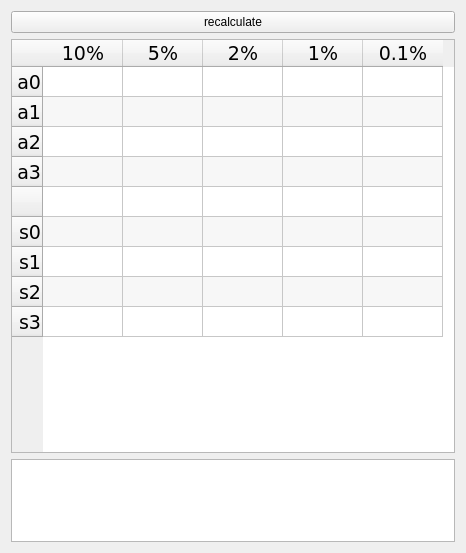
<?xml version="1.0" encoding="UTF-8"?>
<ui version="4.0">
 <class>gui2Class</class>
 <widget class="QWidget" name="gui2Class">
  <property name="geometry">
   <rect>
    <x>0</x>
    <y>0</y>
    <width>462</width>
    <height>553</height>
   </rect>
  </property>
  <property name="windowTitle">
   <string>GUI</string>
  </property>
  <layout class="QVBoxLayout" name="verticalLayout" stretch="0,5,1">
   <item>
    <widget class="QPushButton" name="calculate">
     <property name="text">
      <string>recalculate</string>
     </property>
    </widget>
   </item>
   <item>
    <widget class="QTableWidget" name="table">
     <property name="minimumSize">
      <size>
       <width>444</width>
       <height>163</height>
      </size>
     </property>
     <property name="font">
      <font>
       <family>Verdana</family>
       <pointsize>14</pointsize>
      </font>
     </property>
     <property name="verticalScrollBarPolicy">
      <enum>Qt::ScrollBarAlwaysOff</enum>
     </property>
     <property name="horizontalScrollBarPolicy">
      <enum>Qt::ScrollBarAsNeeded</enum>
     </property>
     <property name="sizeAdjustPolicy">
      <enum>QAbstractScrollArea::AdjustIgnored</enum>
     </property>
     <property name="editTriggers">
      <set>QAbstractItemView::NoEditTriggers</set>
     </property>
     <property name="alternatingRowColors">
      <bool>true</bool>
     </property>
     <property name="verticalScrollMode">
      <enum>QAbstractItemView::ScrollPerPixel</enum>
     </property>
     <property name="horizontalScrollMode">
      <enum>QAbstractItemView::ScrollPerPixel</enum>
     </property>
     <property name="showGrid">
      <bool>true</bool>
     </property>
     <property name="cornerButtonEnabled">
      <bool>false</bool>
     </property>
     <attribute name="horizontalHeaderDefaultSectionSize">
      <number>80</number>
     </attribute>
     <attribute name="horizontalHeaderShowSortIndicator" stdset="0">
      <bool>false</bool>
     </attribute>
     <attribute name="verticalHeaderVisible">
      <bool>true</bool>
     </attribute>
     <attribute name="verticalHeaderStretchLastSection">
      <bool>false</bool>
     </attribute>
     <row>
      <property name="text">
       <string>a0</string>
      </property>
      <property name="textAlignment">
       <set>AlignTrailing|AlignVCenter</set>
      </property>
     </row>
     <row>
      <property name="text">
       <string>a1</string>
      </property>
      <property name="textAlignment">
       <set>AlignTrailing|AlignVCenter</set>
      </property>
     </row>
     <row>
      <property name="text">
       <string>a2</string>
      </property>
      <property name="textAlignment">
       <set>AlignTrailing|AlignVCenter</set>
      </property>
     </row>
     <row>
      <property name="text">
       <string>a3</string>
      </property>
      <property name="textAlignment">
       <set>AlignTrailing|AlignVCenter</set>
      </property>
     </row>
     <row>
      <property name="text">
       <string/>
      </property>
     </row>
     <row>
      <property name="text">
       <string>s0</string>
      </property>
      <property name="textAlignment">
       <set>AlignTrailing|AlignVCenter</set>
      </property>
     </row>
     <row>
      <property name="text">
       <string>s1</string>
      </property>
      <property name="textAlignment">
       <set>AlignTrailing|AlignVCenter</set>
      </property>
     </row>
     <row>
      <property name="text">
       <string>s2</string>
      </property>
      <property name="textAlignment">
       <set>AlignTrailing|AlignVCenter</set>
      </property>
     </row>
     <row>
      <property name="text">
       <string>s3</string>
      </property>
      <property name="textAlignment">
       <set>AlignTrailing|AlignVCenter</set>
      </property>
     </row>
     <column>
      <property name="text">
       <string>10%</string>
      </property>
     </column>
     <column>
      <property name="text">
       <string>5%</string>
      </property>
     </column>
     <column>
      <property name="text">
       <string>2%</string>
      </property>
     </column>
     <column>
      <property name="text">
       <string>1%</string>
      </property>
     </column>
     <column>
      <property name="text">
       <string>0.1%</string>
      </property>
     </column>
    </widget>
   </item>
   <item>
    <widget class="QTextEdit" name="res">
     <property name="font">
      <font>
       <family>Verdana</family>
       <pointsize>14</pointsize>
      </font>
     </property>
     <property name="readOnly">
      <bool>true</bool>
     </property>
    </widget>
   </item>
  </layout>
 </widget>
 <layoutdefault spacing="6" margin="11"/>
 <resources>
  <include location="GUI.qrc"/>
 </resources>
 <connections/>
</ui>
